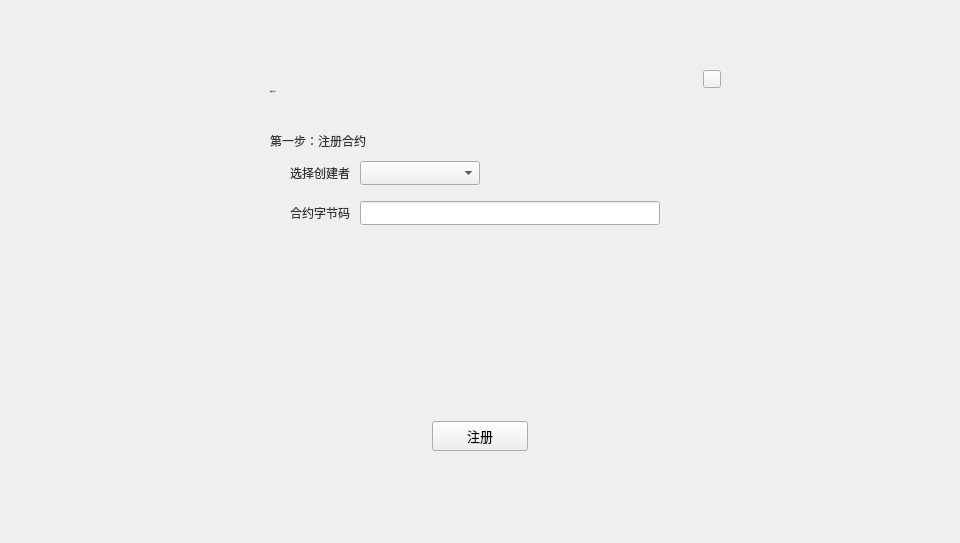
<?xml version="1.0" encoding="UTF-8"?>
<ui version="4.0">
 <class>CreateTokenDialog</class>
 <widget class="QDialog" name="CreateTokenDialog">
  <property name="geometry">
   <rect>
    <x>0</x>
    <y>0</y>
    <width>960</width>
    <height>543</height>
   </rect>
  </property>
  <property name="windowTitle">
   <string>Dialog</string>
  </property>
  <widget class="QWidget" name="widget" native="true">
   <property name="geometry">
    <rect>
     <x>0</x>
     <y>0</y>
     <width>960</width>
     <height>543</height>
    </rect>
   </property>
   <property name="font">
    <font>
     <family>Microsoft YaHei UI Light</family>
     <weight>75</weight>
     <bold>true</bold>
    </font>
   </property>
   <widget class="QWidget" name="containerWidget" native="true">
    <property name="geometry">
     <rect>
      <x>230</x>
      <y>61</y>
      <width>500</width>
      <height>420</height>
     </rect>
    </property>
    <property name="font">
     <font>
      <family>微软雅黑</family>
      <weight>50</weight>
      <bold>false</bold>
     </font>
    </property>
    <property name="styleSheet">
     <string notr="true"/>
    </property>
    <widget class="QLabel" name="label">
     <property name="geometry">
      <rect>
       <x>40</x>
       <y>20</y>
       <width>200</width>
       <height>21</height>
      </rect>
     </property>
     <property name="font">
      <font>
       <family>微软雅黑</family>
       <pointsize>-1</pointsize>
       <weight>50</weight>
       <italic>false</italic>
       <bold>false</bold>
      </font>
     </property>
     <property name="styleSheet">
      <string notr="true">QLabel{font:  14px &quot;微软雅黑&quot;;color: rgb(51, 51, 51);}

</string>
     </property>
     <property name="text">
      <string>创建合约代币</string>
     </property>
     <property name="alignment">
      <set>Qt::AlignLeading|Qt::AlignLeft|Qt::AlignVCenter</set>
     </property>
    </widget>
    <widget class="QStackedWidget" name="stackedWidget">
     <property name="geometry">
      <rect>
       <x>0</x>
       <y>50</y>
       <width>500</width>
       <height>370</height>
      </rect>
     </property>
     <property name="font">
      <font>
       <family>微软雅黑</family>
       <pointsize>10</pointsize>
       <weight>50</weight>
       <italic>false</italic>
       <bold>false</bold>
      </font>
     </property>
     <property name="styleSheet">
      <string notr="true">QLabel{font: 12px &quot;微软雅黑&quot;;color: rgb(51, 51, 51);}
</string>
     </property>
     <property name="currentIndex">
      <number>0</number>
     </property>
     <widget class="QWidget" name="registerContractPage">
      <widget class="QComboBox" name="accountComboBox">
       <property name="geometry">
        <rect>
         <x>130</x>
         <y>50</y>
         <width>120</width>
         <height>24</height>
        </rect>
       </property>
       <property name="minimumSize">
        <size>
         <width>0</width>
         <height>0</height>
        </size>
       </property>
       <property name="styleSheet">
        <string notr="true"/>
       </property>
      </widget>
      <widget class="QLabel" name="label_12">
       <property name="geometry">
        <rect>
         <x>30</x>
         <y>50</y>
         <width>90</width>
         <height>24</height>
        </rect>
       </property>
       <property name="styleSheet">
        <string notr="true"/>
       </property>
       <property name="text">
        <string>选择创建者</string>
       </property>
       <property name="alignment">
        <set>Qt::AlignRight|Qt::AlignTrailing|Qt::AlignVCenter</set>
       </property>
       <property name="wordWrap">
        <bool>true</bool>
       </property>
      </widget>
      <widget class="QLabel" name="label_2">
       <property name="geometry">
        <rect>
         <x>40</x>
         <y>20</y>
         <width>200</width>
         <height>20</height>
        </rect>
       </property>
       <property name="text">
        <string>第一步：注册合约</string>
       </property>
      </widget>
      <widget class="QLabel" name="label_16">
       <property name="geometry">
        <rect>
         <x>30</x>
         <y>90</y>
         <width>90</width>
         <height>24</height>
        </rect>
       </property>
       <property name="styleSheet">
        <string notr="true"/>
       </property>
       <property name="text">
        <string>合约字节码</string>
       </property>
       <property name="alignment">
        <set>Qt::AlignRight|Qt::AlignTrailing|Qt::AlignVCenter</set>
       </property>
       <property name="wordWrap">
        <bool>true</bool>
       </property>
      </widget>
      <widget class="QLineEdit" name="gpcPathLineEdit">
       <property name="geometry">
        <rect>
         <x>130</x>
         <y>90</y>
         <width>300</width>
         <height>24</height>
        </rect>
       </property>
      </widget>
      <widget class="QToolButton" name="registerBtn">
       <property name="geometry">
        <rect>
         <x>202</x>
         <y>310</y>
         <width>96</width>
         <height>30</height>
        </rect>
       </property>
       <property name="font">
        <font>
         <family>微软雅黑</family>
         <pointsize>10</pointsize>
         <weight>50</weight>
         <italic>false</italic>
         <bold>false</bold>
        </font>
       </property>
       <property name="cursor">
        <cursorShape>PointingHandCursor</cursorShape>
       </property>
       <property name="focusPolicy">
        <enum>Qt::NoFocus</enum>
       </property>
       <property name="styleSheet">
        <string notr="true"/>
       </property>
       <property name="text">
        <string>注册</string>
       </property>
      </widget>
     </widget>
     <widget class="QWidget" name="page">
      <widget class="QLabel" name="label_21">
       <property name="geometry">
        <rect>
         <x>10</x>
         <y>80</y>
         <width>90</width>
         <height>20</height>
        </rect>
       </property>
       <property name="styleSheet">
        <string notr="true"/>
       </property>
       <property name="text">
        <string>合约ID</string>
       </property>
       <property name="alignment">
        <set>Qt::AlignRight|Qt::AlignTrailing|Qt::AlignVCenter</set>
       </property>
       <property name="wordWrap">
        <bool>true</bool>
       </property>
      </widget>
      <widget class="QLabel" name="label_22">
       <property name="geometry">
        <rect>
         <x>10</x>
         <y>110</y>
         <width>90</width>
         <height>20</height>
        </rect>
       </property>
       <property name="styleSheet">
        <string notr="true"/>
       </property>
       <property name="text">
        <string>交易ID</string>
       </property>
       <property name="alignment">
        <set>Qt::AlignRight|Qt::AlignTrailing|Qt::AlignVCenter</set>
       </property>
       <property name="wordWrap">
        <bool>true</bool>
       </property>
      </widget>
      <widget class="QLabel" name="contractIdLabel">
       <property name="geometry">
        <rect>
         <x>120</x>
         <y>80</y>
         <width>300</width>
         <height>20</height>
        </rect>
       </property>
       <property name="text">
        <string/>
       </property>
       <property name="textInteractionFlags">
        <set>Qt::LinksAccessibleByMouse|Qt::TextSelectableByMouse</set>
       </property>
      </widget>
      <widget class="QLabel" name="trxIdLabel">
       <property name="geometry">
        <rect>
         <x>120</x>
         <y>110</y>
         <width>300</width>
         <height>20</height>
        </rect>
       </property>
       <property name="text">
        <string/>
       </property>
       <property name="textInteractionFlags">
        <set>Qt::LinksAccessibleByMouse|Qt::TextSelectableByMouse</set>
       </property>
      </widget>
      <widget class="QLabel" name="label_27">
       <property name="geometry">
        <rect>
         <x>50</x>
         <y>20</y>
         <width>400</width>
         <height>40</height>
        </rect>
       </property>
       <property name="text">
        <string>等待注册合约交易被区块链确认，请勿关闭窗口</string>
       </property>
       <property name="alignment">
        <set>Qt::AlignCenter</set>
       </property>
       <property name="wordWrap">
        <bool>true</bool>
       </property>
      </widget>
     </widget>
     <widget class="QWidget" name="initPage">
      <widget class="QLabel" name="label_11">
       <property name="geometry">
        <rect>
         <x>0</x>
         <y>110</y>
         <width>90</width>
         <height>24</height>
        </rect>
       </property>
       <property name="styleSheet">
        <string notr="true">font: 9pt &quot;微软雅黑&quot;;</string>
       </property>
       <property name="text">
        <string>资产精度</string>
       </property>
       <property name="alignment">
        <set>Qt::AlignRight|Qt::AlignTrailing|Qt::AlignVCenter</set>
       </property>
       <property name="wordWrap">
        <bool>true</bool>
       </property>
      </widget>
      <widget class="QLabel" name="label_13">
       <property name="geometry">
        <rect>
         <x>0</x>
         <y>60</y>
         <width>90</width>
         <height>24</height>
        </rect>
       </property>
       <property name="styleSheet">
        <string notr="true">font: 9pt &quot;微软雅黑&quot;;</string>
       </property>
       <property name="text">
        <string>代币名</string>
       </property>
       <property name="alignment">
        <set>Qt::AlignRight|Qt::AlignTrailing|Qt::AlignVCenter</set>
       </property>
       <property name="wordWrap">
        <bool>true</bool>
       </property>
      </widget>
      <widget class="QLabel" name="label_15">
       <property name="geometry">
        <rect>
         <x>250</x>
         <y>60</y>
         <width>90</width>
         <height>24</height>
        </rect>
       </property>
       <property name="styleSheet">
        <string notr="true">font: 9pt &quot;微软雅黑&quot;;</string>
       </property>
       <property name="text">
        <string>代币符号</string>
       </property>
       <property name="alignment">
        <set>Qt::AlignRight|Qt::AlignTrailing|Qt::AlignVCenter</set>
       </property>
       <property name="wordWrap">
        <bool>true</bool>
       </property>
      </widget>
      <widget class="QLineEdit" name="totalSupplyLineEdit">
       <property name="geometry">
        <rect>
         <x>350</x>
         <y>110</y>
         <width>120</width>
         <height>24</height>
        </rect>
       </property>
       <property name="text">
        <string/>
       </property>
      </widget>
      <widget class="QToolButton" name="initBtn">
       <property name="geometry">
        <rect>
         <x>202</x>
         <y>310</y>
         <width>96</width>
         <height>30</height>
        </rect>
       </property>
       <property name="font">
        <font>
         <family>微软雅黑</family>
         <pointsize>10</pointsize>
         <weight>50</weight>
         <italic>false</italic>
         <bold>false</bold>
        </font>
       </property>
       <property name="cursor">
        <cursorShape>PointingHandCursor</cursorShape>
       </property>
       <property name="focusPolicy">
        <enum>Qt::NoFocus</enum>
       </property>
       <property name="styleSheet">
        <string notr="true"/>
       </property>
       <property name="text">
        <string>初始化</string>
       </property>
      </widget>
      <widget class="QLineEdit" name="tokenSymbolLineEdit">
       <property name="geometry">
        <rect>
         <x>350</x>
         <y>60</y>
         <width>120</width>
         <height>24</height>
        </rect>
       </property>
       <property name="text">
        <string/>
       </property>
      </widget>
      <widget class="QLineEdit" name="tokenNameLineEdit">
       <property name="geometry">
        <rect>
         <x>100</x>
         <y>60</y>
         <width>120</width>
         <height>24</height>
        </rect>
       </property>
      </widget>
      <widget class="QLabel" name="label_17">
       <property name="geometry">
        <rect>
         <x>250</x>
         <y>110</y>
         <width>90</width>
         <height>24</height>
        </rect>
       </property>
       <property name="styleSheet">
        <string notr="true">font: 9pt &quot;微软雅黑&quot;;</string>
       </property>
       <property name="text">
        <string>资产总量</string>
       </property>
       <property name="alignment">
        <set>Qt::AlignRight|Qt::AlignTrailing|Qt::AlignVCenter</set>
       </property>
       <property name="wordWrap">
        <bool>true</bool>
       </property>
      </widget>
      <widget class="QLabel" name="label_20">
       <property name="geometry">
        <rect>
         <x>150</x>
         <y>110</y>
         <width>100</width>
         <height>30</height>
        </rect>
       </property>
       <property name="text">
        <string>(0-8位小数)</string>
       </property>
      </widget>
      <widget class="QSpinBox" name="precisionSpinBox">
       <property name="geometry">
        <rect>
         <x>100</x>
         <y>110</y>
         <width>40</width>
         <height>24</height>
        </rect>
       </property>
       <property name="maximum">
        <number>8</number>
       </property>
      </widget>
      <widget class="QLabel" name="label_3">
       <property name="geometry">
        <rect>
         <x>40</x>
         <y>20</y>
         <width>200</width>
         <height>20</height>
        </rect>
       </property>
       <property name="text">
        <string>第二步：合约初始化设置</string>
       </property>
      </widget>
     </widget>
    </widget>
    <widget class="QToolButton" name="closeBtn">
     <property name="geometry">
      <rect>
       <x>473</x>
       <y>9</y>
       <width>18</width>
       <height>18</height>
      </rect>
     </property>
     <property name="cursor">
      <cursorShape>PointingHandCursor</cursorShape>
     </property>
     <property name="focusPolicy">
      <enum>Qt::NoFocus</enum>
     </property>
     <property name="styleSheet">
      <string notr="true"/>
     </property>
     <property name="text">
      <string/>
     </property>
    </widget>
   </widget>
  </widget>
 </widget>
 <resources/>
 <connections/>
</ui>
